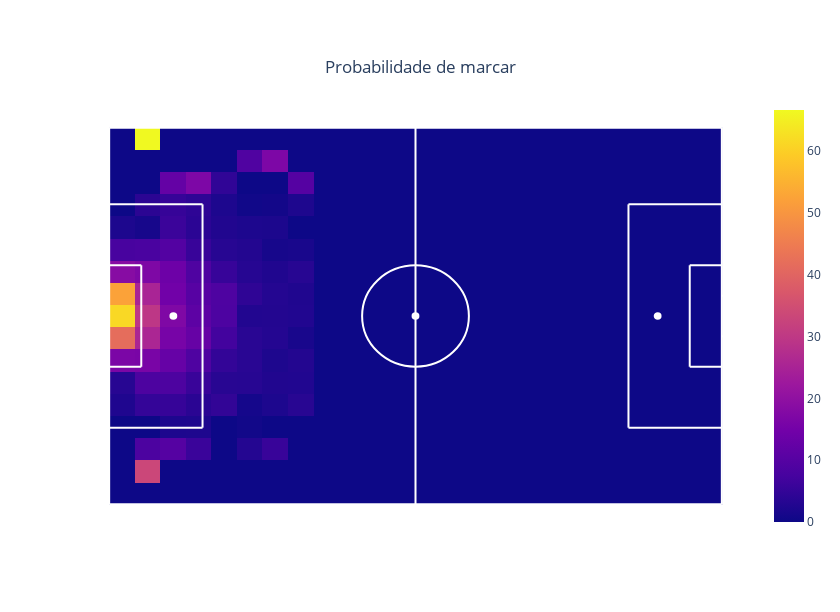

Notebook source saved alongside this figure:
### Code cell
goals = shots[shots["goal"] == 1]

nb_shots, x,y, df_shots = p.prepare_heatmap(shots, 'x', 'y', 24,17, return_df = True)
share_shots = nb_shots / nb_shots.sum() * 100
# numero de chutes por grid
nb_goals, x, y = p.prepare_heatmap(goals, "x", "y", 24, 17)

goal_proba = np.divide(nb_goals, nb_shots, out=np.zeros_like(nb_goals), where=nb_shots!=0) * 100


# plotando o heatmap
dict_info = {"Probabilidade de marcar (em %)": {"values": goal_proba, "display_type": ".1f"},
             "Fração de chutes (em %)": {"values": share_shots, "display_type": ".2f"},
             "Numero de chutes": {"values": nb_shots, "display_type": ".0f"},
             "Numero de goals": {"values": nb_goals, "display_type": ".0f"}}
fig = p.create_heatmap(x, y, goal_proba, dict_info, title_name="Probabilidade de marcar")
fig.show()

### Figure 1 — Plotly figure (JSON) as saved in the notebook; plotly's stock layout.template omitted (floating-point values rounded to 4 significant figures; data arrays with more than 128 entries replaced by an {"elided": "..."} marker saying what was removed)
{"data": [{"hoverinfo": "text", "text": {"elided": "17x24 str values"}, "type": "heatmap", "x": [2.188, 6.562, 10.94, 15.31, 19.69, 24.06, 28.44, 32.81, 37.19, 41.56, 45.94, 50.31, 54.69, 59.06, 63.44, 67.81, 72.19, 76.56, 80.94, 85.31, 89.69, 94.06, 98.44, 102.8], "y": [66, 62, 58, 54, 50, 46, 42, 38, 34, 30, 26, 22, 18, 14, 10, 6, 2], "z": {"elided": "17x24 float values"}, "zsmooth": false}], "layout": {"autosize": false, "height": 612, "plot_bgcolor": "white", "shapes": [{"line": {"color": "white", "width": 2}, "type": "line", "x0": 52.5, "x1": 52.5, "y0": 0, "y1": 68}, {"line": {"color": "white", "width": 2}, "type": "line", "x0": 0, "x1": 16, "y0": 54.16, "y1": 54.16}, {"line": {"color": "white", "width": 2}, "type": "line", "x0": 16, "x1": 16, "y0": 54.16, "y1": 13.84}, {"line": {"color": "white", "width": 2}, "type": "line", "x0": 16, "x1": 0, "y0": 13.84, "y1": 13.84}, {"line": {"color": "white", "width": 2}, "type": "line", "x0": 0, "x1": 5.5, "y0": 24.84, "y1": 24.84}, {"line": {"color": "white", "width": 2}, "type": "line", "x0": 5.5, "x1": 5.5, "y0": 24.84, "y1": 43.16}, {"line": {"color": "white", "width": 2}, "type": "line", "x0": 5.5, "x1": 0, "y0": 43.16, "y1": 43.16}, {"line": {"color": "white", "width": 2}, "type": "line", "x0": 105, "x1": 89, "y0": 54.16, "y1": 54.16}, {"line": {"color": "white", "width": 2}, "type": "line", "x0": 89, "x1": 89, "y0": 54.16, "y1": 13.84}, {"line": {"color": "white", "width": 2}, "type": "line", "x0": 89, "x1": 105, "y0": 13.84, "y1": 13.84}, {"line": {"color": "white", "width": 2}, "type": "line", "x0": 105, "x1": 99.5, "y0": 24.84, "y1": 24.84}, {"line": {"color": "white", "width": 2}, "type": "line", "x0": 99.5, "x1": 99.5, "y0": 24.84, "y1": 43.16}, {"line": {"color": "white", "width": 2}, "type": "line", "x0": 99.5, "x1": 105, "y0": 43.16, "y1": 43.16}, {"fillcolor": "white", "line": {"color": "white"}, "type": "circle", "x0": 10.5, "x1": 11.5, "xref": "x", "y0": 33.5, "y1": 34.5, "yref": "y"}, {"fillcolor": "white", "line": {"color": "white"}, "type": "circle", "x0": 93.5, "x1": 94.5, "xref": "x", "y0": 33.5, "y1": 34.5, "yref": "y"}, {"fillcolor": "white", "line": {"color": "white"}, "type": "circle", "x0": 52, "x1": 53, "xref": "x", "y0": 33.5, "y1": 34.5, "yref": "y"}, {"line": {"color": "white"}, "type": "circle", "x0": 43.35, "x1": 61.65, "xref": "x", "y0": 24.85, "y1": 43.15, "yref": "y"}, {"line": {"color": "white", "width": 2}, "type": "line", "x0": 0, "x1": 105, "y0": 0, "y1": 0}, {"line": {"color": "white", "width": 2}, "type": "line", "x0": 0, "x1": 0, "y0": 0, "y1": 68}, {"line": {"color": "white", "width": 2}, "type": "line", "x0": 0, "x1": 105, "y0": 68, "y1": 68}, {"line": {"color": "white", "width": 2}, "type": "line", "x0": 105, "x1": 105, "y0": 0, "y1": 68}, {"line": {"color": "white", "width": 2}, "type": "line", "x0": 0, "x1": -2, "y0": 30.34, "y1": 30.34}, {"line": {"color": "white", "width": 2}, "type": "line", "x0": 0, "x1": -2, "y0": 37.66, "y1": 37.66}, {"line": {"color": "white", "width": 2}, "type": "line", "x0": -2, "x1": -2, "y0": 30.34, "y1": 37.66}, {"line": {"color": "white", "width": 2}, "type": "line", "x0": 105, "x1": 107, "y0": 30.34, "y1": 30.34}, {"line": {"color": "white", "width": 2}, "type": "line", "x0": 105, "x1": 107, "y0": 37.66, "y1": 37.66}, {"line": {"color": "white", "width": 2}, "type": "line", "x0": 107, "x1": 107, "y0": 30.34, "y1": 37.66}], "title": {"text": "Probabilidade de marcar", "x": 0.5, "xanchor": "center", "y": 0.9, "yanchor": "top"}, "width": 840, "xaxis": {"range": [-5, 110], "showgrid": false, "showticklabels": false, "zeroline": false}, "yaxis": {"range": [-5, 73], "showgrid": false, "showticklabels": false, "zeroline": false}}}
